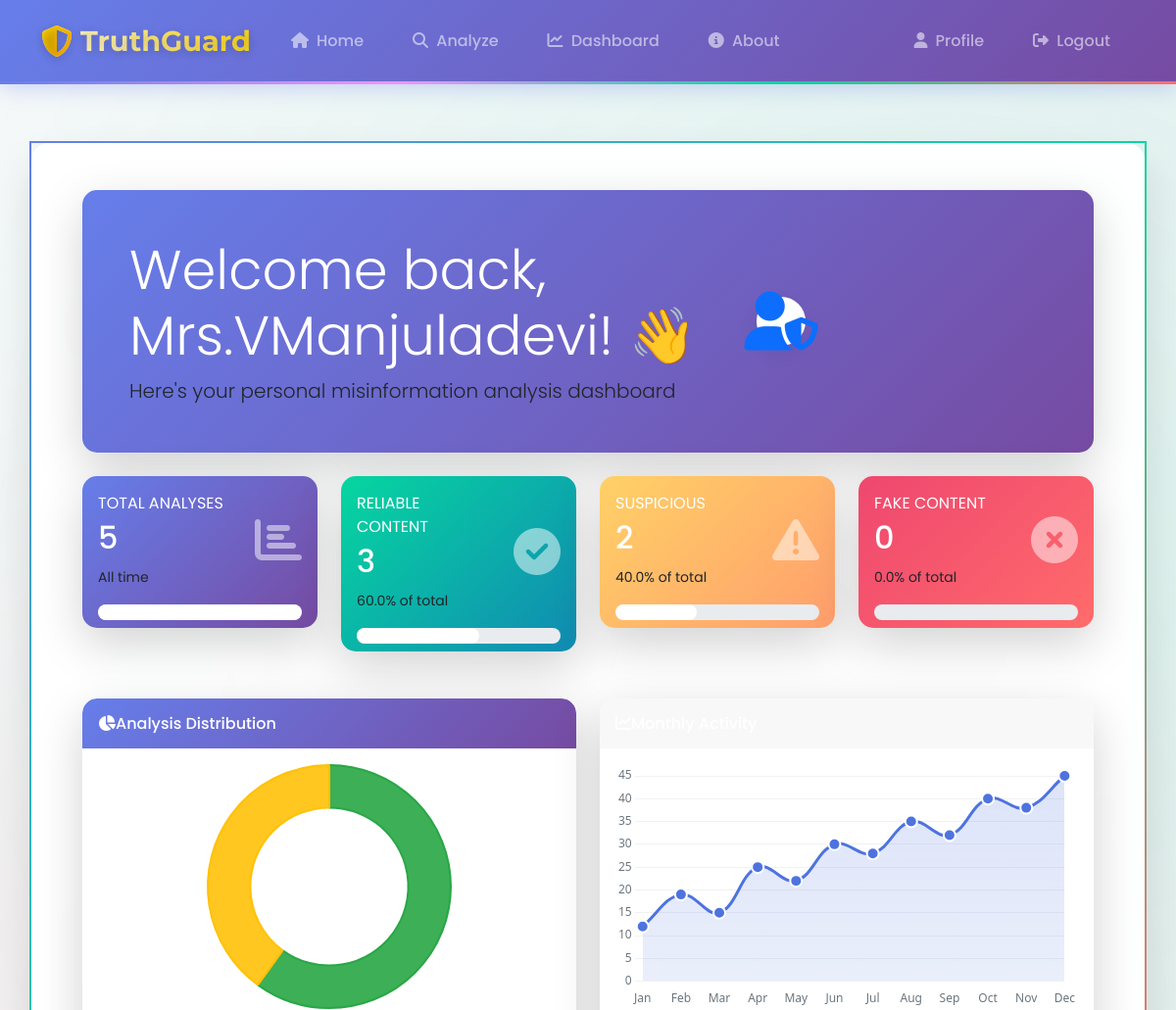
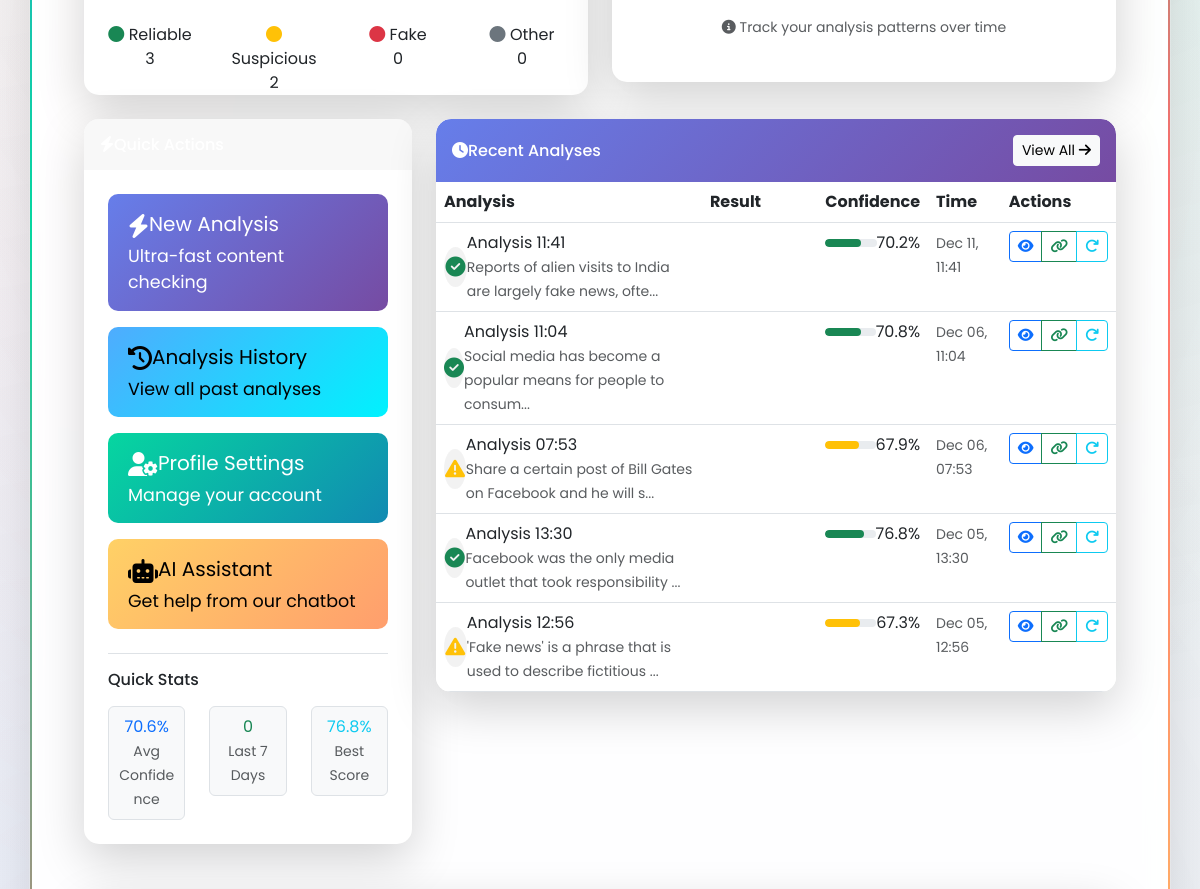
/dashboard (signed in, upper part), run on an earlier commit of the app's database (2 pictures, top to bottom).
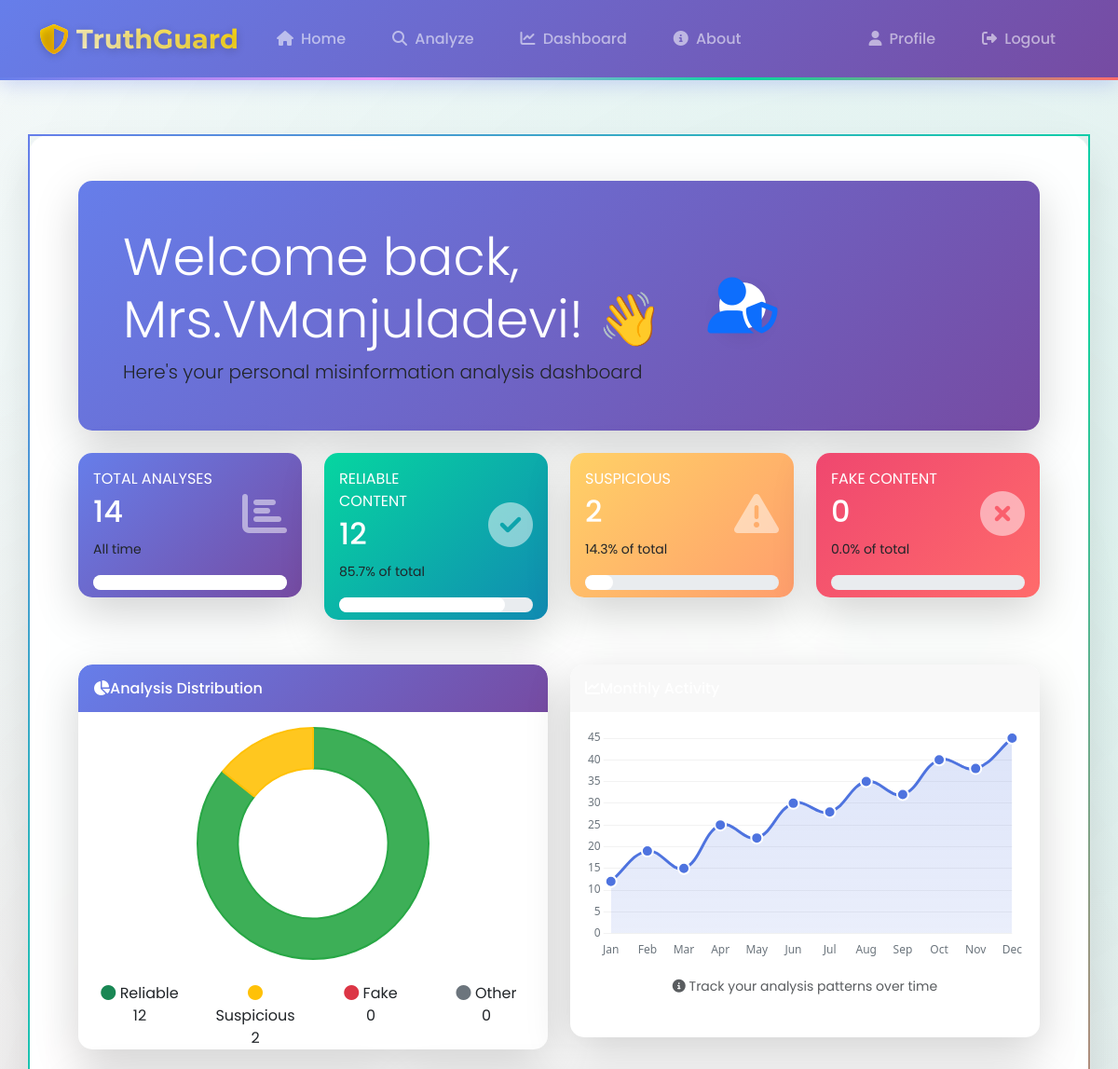
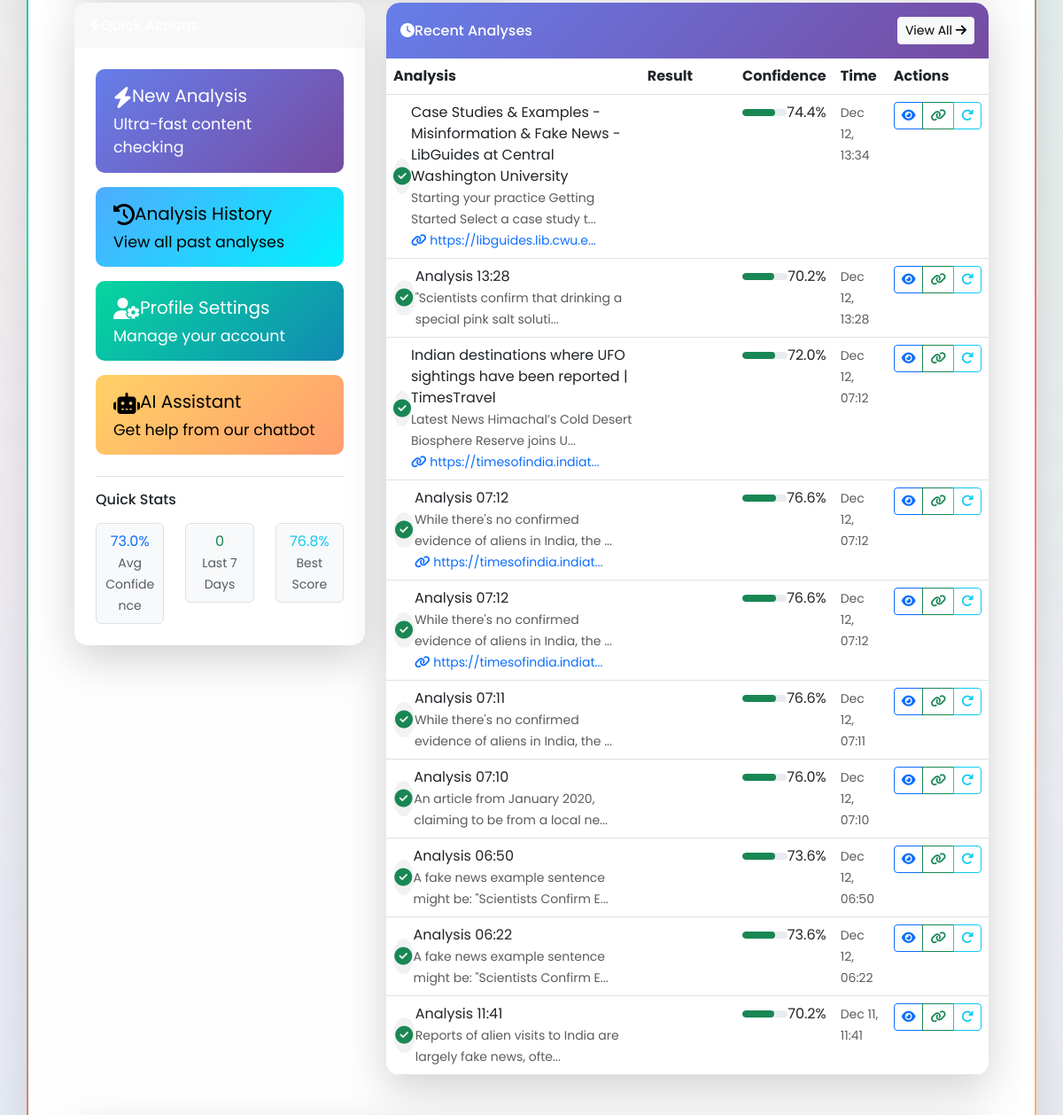
And on a later commit of the database (2 pictures, top to bottom).
### app.py (models this page shows, shortened)
class Analysis(db.Model):
    __tablename__ = 'analyses'
    id = db.Column(db.Integer, primary_key=True)
    title = db.Column(db.Text, default='')
    content = db.Column(db.Text, default='')  # raw text content (for display/search)
    article_data = db.Column(db.JSON, nullable=True)  # optional structured article extraction
    source_url = db.Column(db.Text, nullable=True)  # This should be nullable
    classification = db.Column(db.String(20), nullable=False, default='UNKNOWN')  # RELIABLE, SUSPICIOUS, FAKE, etc.
    confidence_score = db.Column(db.Float, nullable=True)
    sentiment_score = db.Column(db.Float, nullable=True)
    sensationalism_score = db.Column(db.Float, nullable=True)
    credibility_score = db.Column(db.Float, nullable=True)
    key_findings = db.Column(db.Text, default='[]')  # JSON string
    recommendations = db.Column(db.Text, nullable=True)  # JSON string
    fact_checks = db.Column(db.Text, nullable=True)  # JSON string
    analysis_metadata = db.Column(db.Text, default='{}')  # JSON string (e.g. word count, etc.)
    is_quick_analysis = db.Column(db.Boolean, default=False)
    user_id = db.Column(db.Integer, db.ForeignKey('user.id'), nullable=False)
    created_at = db.Column(db.DateTime, default=lambda: datetime.now(timezone.utc))
    updated_at = db.Column(db.DateTime, default=lambda: datetime.now(timezone.utc),
                           onupdate=lambda: datetime.now(timezone.utc))

### app.py (the view)
@app.route('/dashboard')
@login_required
def dashboard():
    try:
        analyses = Analysis.query.filter_by(user_id=current_user.id).order_by(Analysis.created_at.desc()).limit(
            10).all()
    except Exception as e:
        app.logger.error(f"Failed to query analyses: {e}")
        analyses = []
    total = Analysis.query.filter_by(user_id=current_user.id).count()
    reliable = Analysis.query.filter_by(user_id=current_user.id, classification='RELIABLE').count()
    suspicious = Analysis.query.filter_by(user_id=current_user.id, classification='SUSPICIOUS').count()
    fake = Analysis.query.filter_by(user_id=current_user.id, classification='FAKE').count()
    avg_confidence = db.session.query(db.func.avg(Analysis.confidence_score)).filter(
        Analysis.user_id == current_user.id).scalar() or 0
    if avg_confidence:
        avg_confidence = avg_confidence * 100  # Convert to percentage
    from datetime import datetime, timedelta, timezone
    week_ago = datetime.now(timezone.utc) - timedelta(days=7)
    recent_count = Analysis.query.filter(
        Analysis.user_id == current_user.id,
        Analysis.created_at >= week_ago
    ).count()
    max_confidence_result = db.session.query(db.func.max(Analysis.confidence_score)).filter(
        Analysis.user_id == current_user.id).scalar()
    max_confidence = (max_confidence_result or 0) * 100
    stats = {
        'total': total,
        'reliable': reliable,
        'suspicious': suspicious,
        'fake': fake,
        'reliable_percent': round((reliable / total * 100) if total > 0 else 0, 1),
        'fake_percent': round((fake / total * 100) if total > 0 else 0, 1)
    }
    return render_template('dashboard.html',
                           user=current_user,
                           analyses=analyses,
                           stats=stats,
                           avg_confidence=avg_confidence,
                           recent_count=recent_count,
                           max_confidence=max_confidence)

### templates/dashboard.html (shortened to what the changed rows need)
{% extends "base.html" %}
{% block extra_css %}
<link rel="stylesheet" href="https://cdnjs.cloudflare.com/ajax/libs/animate.css/4.1.1/animate.min.css">
{% endblock %}
{% block content %}
<div class="container-fluid py-4">
    <div class="row mb-4">
        <div class="col-lg-12">
            <div class="card shadow-lg border-0 animate__animated animate__fadeIn">
                <div class="card-body gradient-welcome p-5 rounded">
                    <div class="row align-items-center">
                        <div class="col-md-8">
                            <h1 class="text-white display-4 mb-2">Welcome back, {{ user.name }}! 👋</h1>
                        </div>
                    </div>
                </div>
            </div>
        </div>
    </div>
    <div class="row mb-4">
        <div class="col-xl-3 col-md-6 mb-4">
            <div class="card gradient-primary shadow-lg border-0 animate__animated animate__fadeInUp">
                <div class="card-body">
                    <div class="row align-items-center">
                        <div class="col mr-2">
                            <div class="text-xs font-weight-bold text-white text-uppercase mb-1">
                                Total Analyses</div>
                            <div class="h2 mb-0 font-weight-bold text-white">{{ stats.total }}</div>
                            <div class="mt-2">
                                <span class="text-white-75 small">All time</span>
                            </div>
                        </div>
                    </div>
                </div>
            </div>
        </div>
        <div class="col-xl-3 col-md-6 mb-4">
            <div class="card gradient-success shadow-lg border-0 animate__animated animate__fadeInUp animate__delay-1s">
                <div class="card-body">
                    <div class="row align-items-center">
                        <div class="col mr-2">
                            <div class="text-xs font-weight-bold text-white text-uppercase mb-1">
                                Reliable Content</div>
                            <div class="h2 mb-0 font-weight-bold text-white">{{ stats.reliable }}</div>
                            <div class="mt-2">
                                <span class="text-white-75 small">{{ stats.reliable_percent }}% of total</span>
                            </div>
                        </div>
                    </div>
                </div>
                <div class="card-footer bg-transparent border-0 pt-0">
                    <div class="progress progress-sm">
                        <div class="progress-bar bg-white" style="width: {{ stats.reliable_percent }}%"></div>
                    </div>
                </div>
            </div>
        </div>
        <div class="col-xl-3 col-md-6 mb-4">
            <div class="card gradient-warning shadow-lg border-0 animate__animated animate__fadeInUp animate__delay-2s">
                <div class="card-body">
                    <div class="row align-items-center">
                        <div class="col mr-2">
                            <div class="mt-2">
                                {% if stats.total > 0 %}
                                <span class="text-white-75 small">{{ ((stats.suspicious / stats.total) * 100)|round(1) }}% of total</span>
                                {% else %}
                                <span class="text-white-75 small">0% of total</span>
                                {% endif %}
                            </div>
                        </div>
                    </div>
                </div>
                <div class="card-footer bg-transparent border-0 pt-0">
                    <div class="progress progress-sm">
                        <div class="progress-bar bg-white" style="width:
                            {% if stats.total > 0 %}{{ ((stats.suspicious / stats.total) * 100)|round(1) }}%
                            {% else %}0%{% endif %}">
                        </div>
                    </div>
                </div>
            </div>
        </div>
    </div>
    <div class="row mb-4">
        <div class="col-xl-6 col-lg-6">
            <div class="card shadow-lg border-0 chart-card animate__animated animate__fadeInLeft">
                <div class="card-body">
                    <div class="chart-wrapper">
                        <canvas id="analysisChart" class="chart-canvas"></canvas>
                    </div>
                    <div class="mt-4 text-center">
                        <div class="row">
                            <div class="col-3">
                                <span class="d-block"><i class="fas fa-circle text-success"></i> Reliable</span>
                                <span class="font-weight-bold">{{ stats.reliable }}</span>
                            </div>
                        </div>
                    </div>
                </div>
            </div>
        </div>
    </div>
    <div class="row">
        <div class="col-lg-4 mb-4">
            <div class="card shadow-lg border-0 animate__animated animate__fadeInUp">
                <div class="card-body p-4">
                    <div class="mt-4 pt-3 border-top">
                        <div class="row text-center">
                            <div class="col-4">
                                <div class="border rounded p-2 bg-light">
                                    <div class="text-primary font-weight-bold">
                                        {% if avg_confidence %}{{ avg_confidence|round(1) }}%{% else %}0%{% endif %}
                                    </div>
                                    <small class="text-muted">Avg Confidence</small>
                                </div>
                            </div>
                        </div>
                    </div>
                </div>
            </div>
        </div>
        <div class="col-lg-8 mb-4">
            <div class="card shadow-lg border-0 animate__animated animate__fadeInUp">
                <div class="card-body p-0">
                    {% if analyses %}
                    <div class="table-responsive">
                        <table class="table table-hover mb-0">
                            <thead class="thead-light">
                                <tr>
                                    <th class="border-top-0">Analysis</th>
                                    <th class="border-top-0">Result</th>
                                    <th class="border-top-0">Confidence</th>
                                    <th class="border-top-0">Time</th>
                                    <th class="border-top-0">Actions</th>
                                </tr>
                            </thead>
                            <tbody>
                                {% for analysis in analyses %}
                                <tr class="analysis-row" data-id="{{ analysis.id }}">
                                    <td>
                                        <div class="d-flex align-items-center">
                                            <div class="analysis-icon mr-3">
                                                {% if analysis.classification == 'RELIABLE' %}
                                                <i class="fas fa-check-circle text-success fa-lg"></i>
                                                {% elif analysis.classification == 'SUSPICIOUS' %}
                                                <i class="fas fa-exclamation-triangle text-warning fa-lg"></i>
                                                {% elif analysis.classification == 'FAKE' %}
                                                <i class="fas fa-times-circle text-danger fa-lg"></i>
                                                {% else %}
                                                <i class="fas fa-question-circle text-secondary fa-lg"></i>
                                                {% endif %}
                                            </div>
                                            <div>
                                                <div class="font-weight-bold">{{ analysis.title or 'Untitled Analysis' }}</div>
                                                <small class="text-muted">
                                                    {{ analysis.content[:60] }}...
                                                    {% if analysis.source_url %}
                                                    <br><i class="fas fa-link text-primary mr-1"></i>
                                                    <span class="text-primary">{{ analysis.source_url|truncate(30) }}</span>
                                                    {% endif %}
                                                </small>
                                            </div>
                                        </div>
                                    </td>
                                    <td>
                                        {% if analysis.classification == 'RELIABLE' %}
                                        <span class="badge badge-success badge-pill px-3 py-2">
                                            <i class="fas fa-check mr-1"></i>Reliable
                                        </span>
                                        {% elif analysis.classification == 'SUSPICIOUS' %}
                                        <span class="badge badge-warning badge-pill px-3 py-2">
                                        </span>
                                        {% elif analysis.classification == 'FAKE' %}
                                        <span class="badge badge-danger badge-pill px-3 py-2">
                                            <i class="fas fa-times mr-1"></i>Fake
                                        </span>
                                        {% else %}
                                        <span class="badge badge-secondary badge-pill px-3 py-2">
                                            <i class="fas fa-question mr-1"></i>{{ analysis.classification }}
                                        </span>
                                        {% endif %}
                                    </td>
                                    <td>
                                        {% if analysis.confidence_score %}
                                        <div class="d-flex align-items-center">
                                            <div class="progress flex-grow-1 mr-2" style="height: 8px;">
                                                <div class="progress-bar
                                                    {% if analysis.confidence_score >= 0.7 %}bg-success
                                                    {% elif analysis.confidence_score >= 0.4 %}bg-warning
                                                    {% else %}bg-danger{% endif %}"
                                                    style="width: {{ analysis.confidence_score * 100 }}%">
                                                </div>
                                            </div>
                                            <span class="font-weight-bold">{{ (analysis.confidence_score * 100)|round(1) }}%</span>
                                        </div>
                                        {% else %}
                                        <span class="text-muted">N/A</span>
                                        {% endif %}
                                    </td>
                                    <td>
                                        <small class="text-muted" title="{{ analysis.created_at }}">
                                            {{ analysis.created_at.strftime('%b %d, %H:%M') }}
                                        </small>
                                    </td>
                                    <td>
                                        <div class="btn-group btn-group-sm" role="group">
                                            <a href="/analysis/{{ analysis.id }}" class="btn btn-outline-primary" title="View Details">
                                                <i class="fas fa-eye"></i>
                                            </a>
                                            <button class="btn btn-outline-success copy-analysis" data-id="{{ analysis.id }}" title="Copy Link">
                                                <i class="fas fa-link"></i>
                                            </button>
                                            <button class="btn btn-outline-info reanalyze-btn" data-id="{{ analysis.id }}" title="Re-analyze">
                                                <i class="fas fa-redo"></i>
                                            </button>
                                        </div>
                                    </td>
                                </tr>
                                {% endfor %}
                            </tbody>
                        </table>
                    </div>
                    {% endif %}
                </div>
            </div>
        </div>
    </div>
</div>
{% endblock %}

What changed in the data, as far as the page shows it:
no longer on this page (row unchanged): Analysis: classification "RELIABLE" (drawn), title "Analysis 11:04", content "Social media has become a popular means for people to consum", (analysis.confidence_score*100)|round(1) "70.8", created_at "Dec 06, 11:04"
no longer on this page (row unchanged): Analysis: classification "SUSPICIOUS" (drawn), title "Analysis 07:53", content "Share a certain post of Bill Gates on Facebook and he will s", (analysis.confidence_score*100)|round(1) "67.9", created_at "Dec 06, 07:53"
no longer on this page (row unchanged): Analysis: classification "RELIABLE" (drawn), title "Analysis 13:30", content "Facebook was the only media outlet that took responsibility", (analysis.confidence_score*100)|round(1) "76.8", created_at "Dec 05, 13:30"
no longer on this page (row unchanged): Analysis: classification "SUSPICIOUS" (drawn), title "Analysis 12:56", content "'Fake news' is a phrase that is used to describe fictitious", (analysis.confidence_score*100)|round(1) "67.3", created_at "Dec 05, 12:56"
added Analysis: classification "RELIABLE" (drawn), title "Case Studies & Examples - Misinformation & Fake News - LibGuides at Central Washington University", content "Starting your practice Getting Started Select a case study t", source_url "https://libguides.lib.cwu.e...", (analysis.confidence_score*100)|round(1) "74.4", created_at "Dec 12, 13:34"
added Analysis: classification "RELIABLE" (drawn), title "Analysis 13:28", content "\"Scientists confirm that drinking a special pink salt soluti", (analysis.confidence_score*100)|round(1) "70.2", created_at "Dec 12, 13:28"
added Analysis: classification "RELIABLE" (drawn), title "Indian destinations where UFO sightings have been reported | TimesTravel", content "Latest News Himachal’s Cold Desert Biosphere Reserve joins U", source_url "https://timesofindia.indiat...", (analysis.confidence_score*100)|round(1) "72.0", created_at "Dec 12, 07:12"
added Analysis: classification "RELIABLE" (drawn), title "Analysis 07:12", content "While there's no confirmed evidence of aliens in India, the", source_url "https://timesofindia.indiat...", (analysis.confidence_score*100)|round(1) "76.6", created_at "Dec 12, 07:12"
added Analysis: classification "RELIABLE" (drawn), title "Analysis 07:12", content "While there's no confirmed evidence of aliens in India, the", source_url "https://timesofindia.indiat...", (analysis.confidence_score*100)|round(1) "76.6", created_at "Dec 12, 07:12"
added Analysis: classification "RELIABLE" (drawn), title "Analysis 07:11", content "While there's no confirmed evidence of aliens in India, the", (analysis.confidence_score*100)|round(1) "76.6", created_at "Dec 12, 07:11"
added Analysis: classification "RELIABLE" (drawn), title "Analysis 07:10", content "An article from January 2020, claiming to be from a local ne", (analysis.confidence_score*100)|round(1) "76.0", created_at "Dec 12, 07:10"
added Analysis: classification "RELIABLE" (drawn), title "Analysis 06:50", content "A fake news example sentence might be: \"Scientists Confirm E", (analysis.confidence_score*100)|round(1) "73.6", created_at "Dec 12, 06:50"
added Analysis: classification "RELIABLE" (drawn), title "Analysis 06:22", content "A fake news example sentence might be: \"Scientists Confirm E", (analysis.confidence_score*100)|round(1) "73.6", created_at "Dec 12, 06:22"
Also different on the page:
{{ stats.total }}: "5" → "14"
{{ stats.reliable }}: "3" → "12"
{{ stats.reliable_percent }}: "60.0" → "85.7"
{{ stats.reliable_percent }}: 60.0 → 85.7 (drawn)
{{ ((stats.suspicious / stats.total) * 100)|round(1) }}: "40.0" → "14.3"
{{ ((stats.suspicious / stats.total) * 100)|round(1) }}: 40.0 → 14.3 (drawn)
chart data {{ stats.reliable }}: 3 → 12
chart data {{ stats.total }}: 5 → 14
{{ avg_confidence|round(1) }}: "70.6" → "73.0"
